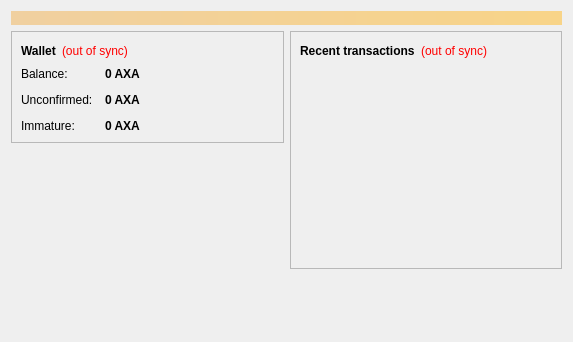
<?xml version="1.0" encoding="UTF-8"?>
<ui version="4.0">
 <class>OverviewPage</class>
 <widget class="QWidget" name="OverviewPage">
  <property name="geometry">
   <rect>
    <x>0</x>
    <y>0</y>
    <width>573</width>
    <height>342</height>
   </rect>
  </property>
  <property name="windowTitle">
   <string>Form</string>
  </property>
  <layout class="QVBoxLayout" name="topLayout">
   <item>
    <widget class="QLabel" name="labelAlerts">
     <property name="visible">
      <bool>false</bool>
     </property>
     <property name="styleSheet">
      <string notr="true">background-color: qlineargradient(x1: 0, y1: 0, x2: 1, y2: 0, stop:0 #F0D0A0, stop:1 #F8D488); color:#000000;</string>
     </property>
     <property name="wordWrap">
      <bool>true</bool>
     </property>
     <property name="margin">
      <number>3</number>
     </property>
    </widget>
   </item>
   <item>
    <layout class="QHBoxLayout" name="horizontalLayout" stretch="1,1">
     <item>
      <layout class="QVBoxLayout" name="verticalLayout_2">
       <item>
        <widget class="QFrame" name="frame">
         <property name="frameShape">
          <enum>QFrame::StyledPanel</enum>
         </property>
         <property name="frameShadow">
          <enum>QFrame::Raised</enum>
         </property>
         <layout class="QVBoxLayout" name="verticalLayout_4">
          <item>
           <layout class="QHBoxLayout" name="horizontalLayout_4">
            <item>
             <widget class="QLabel" name="label_5">
              <property name="font">
               <font>
                <weight>75</weight>
                <bold>true</bold>
               </font>
              </property>
              <property name="text">
               <string>Wallet</string>
              </property>
             </widget>
            </item>
            <item>
             <widget class="QLabel" name="labelWalletStatus">
              <property name="toolTip">
               <string>The displayed information may be out of date. Your wallet automatically synchronizes with the Axacoin network after a connection is established, but this process has not completed yet.</string>
              </property>
              <property name="styleSheet">
               <string notr="true">QLabel { color: red; }</string>
              </property>
              <property name="text">
               <string notr="true">(out of sync)</string>
              </property>
              <property name="alignment">
               <set>Qt::AlignLeading|Qt::AlignLeft|Qt::AlignVCenter</set>
              </property>
             </widget>
            </item>
            <item>
             <spacer name="horizontalSpacer_2">
              <property name="orientation">
               <enum>Qt::Horizontal</enum>
              </property>
              <property name="sizeHint" stdset="0">
               <size>
                <width>40</width>
                <height>20</height>
               </size>
              </property>
             </spacer>
            </item>
           </layout>
          </item>
          <item>
           <layout class="QFormLayout" name="formLayout_2">
            <property name="fieldGrowthPolicy">
             <enum>QFormLayout::AllNonFixedFieldsGrow</enum>
            </property>
            <property name="horizontalSpacing">
             <number>12</number>
            </property>
            <property name="verticalSpacing">
             <number>12</number>
            </property>
            <item row="0" column="0">
             <widget class="QLabel" name="label">
              <property name="text">
               <string>Balance:</string>
              </property>
             </widget>
            </item>
            <item row="0" column="1">
             <widget class="QLabel" name="labelBalance">
              <property name="font">
               <font>
                <weight>75</weight>
                <bold>true</bold>
               </font>
              </property>
              <property name="cursor">
               <cursorShape>IBeamCursor</cursorShape>
              </property>
              <property name="toolTip">
               <string>Your current balance</string>
              </property>
              <property name="text">
               <string notr="true">0 AXA</string>
              </property>
              <property name="textInteractionFlags">
               <set>Qt::LinksAccessibleByMouse|Qt::TextSelectableByKeyboard|Qt::TextSelectableByMouse</set>
              </property>
             </widget>
            </item>
            <item row="1" column="0">
             <widget class="QLabel" name="label_3">
              <property name="text">
               <string>Unconfirmed:</string>
              </property>
             </widget>
            </item>
            <item row="1" column="1">
             <widget class="QLabel" name="labelUnconfirmed">
              <property name="font">
               <font>
                <weight>75</weight>
                <bold>true</bold>
               </font>
              </property>
              <property name="cursor">
               <cursorShape>IBeamCursor</cursorShape>
              </property>
              <property name="toolTip">
               <string>Total of transactions that have yet to be confirmed, and do not yet count toward the current balance</string>
              </property>
              <property name="text">
               <string notr="true">0 AXA</string>
              </property>
              <property name="textInteractionFlags">
               <set>Qt::LinksAccessibleByMouse|Qt::TextSelectableByKeyboard|Qt::TextSelectableByMouse</set>
              </property>
             </widget>
            </item>
            <item row="2" column="0">
             <widget class="QLabel" name="labelImmatureText">
              <property name="text">
               <string>Immature:</string>
              </property>
             </widget>
            </item>
            <item row="2" column="1">
             <widget class="QLabel" name="labelImmature">
              <property name="font">
               <font>
                <weight>75</weight>
                <bold>true</bold>
               </font>
              </property>
              <property name="toolTip">
               <string>Mined balance that has not yet matured</string>
              </property>
              <property name="text">
               <string notr="true">0 AXA</string>
              </property>
              <property name="textInteractionFlags">
               <set>Qt::LinksAccessibleByMouse|Qt::TextSelectableByKeyboard|Qt::TextSelectableByMouse</set>
              </property>
             </widget>
            </item>
           </layout>
          </item>
         </layout>
        </widget>
       </item>
       <item>
        <spacer name="verticalSpacer">
         <property name="orientation">
          <enum>Qt::Vertical</enum>
         </property>
         <property name="sizeHint" stdset="0">
          <size>
           <width>20</width>
           <height>40</height>
          </size>
         </property>
        </spacer>
       </item>
      </layout>
     </item>
     <item>
      <layout class="QVBoxLayout" name="verticalLayout_3">
       <item>
        <widget class="QFrame" name="frame_2">
         <property name="frameShape">
          <enum>QFrame::StyledPanel</enum>
         </property>
         <property name="frameShadow">
          <enum>QFrame::Raised</enum>
         </property>
         <layout class="QVBoxLayout" name="verticalLayout">
          <item>
           <layout class="QHBoxLayout" name="horizontalLayout_2">
            <item>
             <widget class="QLabel" name="label_4">
              <property name="text">
               <string>&lt;b&gt;Recent transactions&lt;/b&gt;</string>
              </property>
             </widget>
            </item>
            <item>
             <widget class="QLabel" name="labelTransactionsStatus">
              <property name="toolTip">
               <string>The displayed information may be out of date. Your wallet automatically synchronizes with the Axacoin network after a connection is established, but this process has not completed yet.</string>
              </property>
              <property name="styleSheet">
               <string notr="true">QLabel { color: red; }</string>
              </property>
              <property name="text">
               <string notr="true">(out of sync)</string>
              </property>
              <property name="alignment">
               <set>Qt::AlignRight|Qt::AlignTrailing|Qt::AlignVCenter</set>
              </property>
             </widget>
            </item>
            <item>
             <spacer name="horizontalSpacer">
              <property name="orientation">
               <enum>Qt::Horizontal</enum>
              </property>
              <property name="sizeHint" stdset="0">
               <size>
                <width>40</width>
                <height>20</height>
               </size>
              </property>
             </spacer>
            </item>
           </layout>
          </item>
          <item>
           <widget class="QListView" name="listTransactions">
            <property name="styleSheet">
             <string notr="true">QListView { background: transparent; }</string>
            </property>
            <property name="frameShape">
             <enum>QFrame::NoFrame</enum>
            </property>
            <property name="verticalScrollBarPolicy">
             <enum>Qt::ScrollBarAlwaysOff</enum>
            </property>
            <property name="horizontalScrollBarPolicy">
             <enum>Qt::ScrollBarAlwaysOff</enum>
            </property>
            <property name="selectionMode">
             <enum>QAbstractItemView::NoSelection</enum>
            </property>
           </widget>
          </item>
         </layout>
        </widget>
       </item>
       <item>
        <spacer name="verticalSpacer_2">
         <property name="orientation">
          <enum>Qt::Vertical</enum>
         </property>
         <property name="sizeHint" stdset="0">
          <size>
           <width>20</width>
           <height>40</height>
          </size>
         </property>
        </spacer>
       </item>
      </layout>
     </item>
    </layout>
   </item>
  </layout>
 </widget>
 <resources/>
 <connections/>
</ui>
